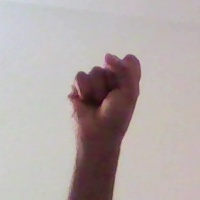
#> input picture HoG Code/original_a1.jpg, 200 x 200 px, given in place of the camera
$ python skinColour2.py   (Python 2 division)   (older library calls are emulated)
#> lines starting #> are read from the running program, lines starting #| are printed output that depends on the picture; after the words box and inside, x2 and y2 are one past the last pixel; in counts of white or black regions, pixels touching at a corner belong together
import cv2
import numpy as np
import math
cap = cv2.VideoCapture(0)
number1 = 0
while(cap.isOpened()):
    ret, img = cap.read()
#> img is the input picture: shape (200, 200, 3); mean B, G, R 168.1, 168.9, 179.2
    #Original = img[100:300, 100:300]
    cv2.rectangle(img,(300,300),(100,100),(0,255,0),0)
#> img: shape (200, 200, 3); 0.5% of pixels changed, all inside (x1, y1, x2, y2) = (100, 100, 200, 200)
    crop_img = img[100:300, 100:300]
    grey = cv2.cvtColor(crop_img, cv2.COLOR_BGR2GRAY)
    value = (35, 35)
    blurred = cv2.GaussianBlur(grey, value, 0)
    _, thresh1 = cv2.threshold(blurred, 127, 255,
                               cv2.THRESH_BINARY_INV+cv2.THRESH_OTSU)
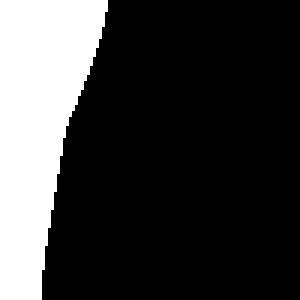
#> thresh1: shape (100, 100) (shown 3 times larger); 22.9% white; 1 white region
    cv2.imshow('Thresholded', thresh1)
    _,contours, hierarchy = cv2.findContours(thresh1.copy(),cv2.RETR_TREE, \
            cv2.CHAIN_APPROX_NONE)
#> contours = 1 contour; box (x1, y1, x2, y2) and area: (0, 0, 36, 100) 2164
    max_area = -1
    for i in range(len(contours)):
        cnt=contours[i]
        area = cv2.contourArea(cnt)
        if(area>max_area):
            max_area=area
            ci=i
#> this loop made 1 pass
#> (area, max_area, ci) on pass 1: (2164, 2164, 0)
#> after the loop, ci = 0; max_area = 2164
    cnt=contours[ci]
#> cnt = contour of 246 points, box (x1, y1, x2, y2) (0, 0, 36, 100), area 2164
    x,y,w,h = cv2.boundingRect(cnt)
#> x = 0; y = 0; w = 36; h = 100
    cv2.rectangle(crop_img,(x,y),(x+w,y+h),(0,0,255),0)
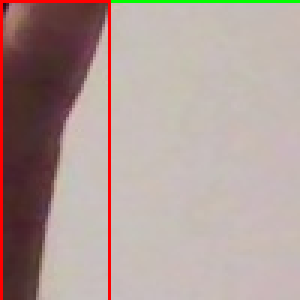
#> crop_img: shape (100, 100, 3) (shown 3 times larger); mean B, G, R 151, 156, 175.2
    hull = cv2.convexHull(cnt)
#> hull = [[35, 0], [35, 3], [34, 8], [13, 99], [0, 99], [0, 0]]
    drawing = np.zeros(crop_img.shape,np.uint8)
    cv2.drawContours(drawing,[cnt],0,(0,255,0),0)
    cv2.drawContours(drawing,[hull],0,(0,0,255),0)
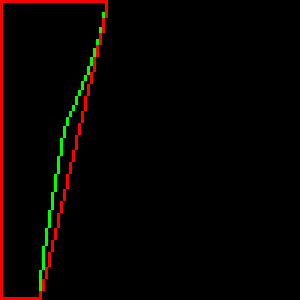
#> drawing: shape (100, 100, 3) (shown 3 times larger); mean of channels 0, 1, 2 0, 2.2, 6.3; drawn as B, G, R
    hull = cv2.convexHull(cnt,returnPoints = False)
#> hull = [211, 208, 203, 112, 99, 0]
    hull_1 = cv2.convexHull(cnt,returnPoints = True)
#> hull_1 = [[35, 0], [35, 3], [34, 8], [13, 99], [0, 99], [0, 0]]
    defects = cv2.convexityDefects(cnt,hull)
#> defects = [[112, 203, 165, 1305], [203, 208, 207, 201]]
    count_defects = 0
    cv2.drawContours(thresh1, contours, -1, (0,255,0), 3)
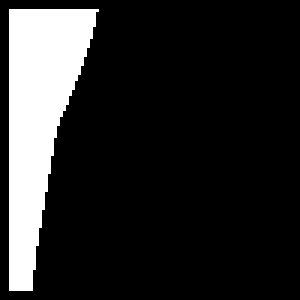
#> thresh1: shape (100, 100) (shown 3 times larger); 15.7% white; 1 white region, box (x1, y1, x2, y2) and area: (3, 3, 33, 97) 1574
    for i in range(defects.shape[0]):
        s,e,f,d = defects[i,0]
        start = tuple(cnt[s][0])
        end = tuple(cnt[e][0])
        far = tuple(cnt[f][0])
        a = math.sqrt((end[0] - start[0])**2 + (end[1] - start[1])**2)
        b = math.sqrt((far[0] - start[0])**2 + (far[1] - start[1])**2)
        c = math.sqrt((end[0] - far[0])**2 + (end[1] - far[1])**2)
        angle = math.acos((b**2 + c**2 - a**2)/(2*b*c)) * 57
        if angle <= 90:
            count_defects += 1
            cv2.circle(crop_img,far,1,[0,0,255],-1)
        #dist = cv2.pointPolygonTest(cnt,far,True)
        cv2.line(crop_img,start,end,[0,255,0],2)
        moments = cv2.moments(cnt)

         #Central mass of first order moments
        if moments['m00']!=0:
            cx = int(moments['m10']/moments['m00']) # cx = M10/M00
            cy = int(moments['m01']/moments['m00']) # cy = M01/M00
        centerMass=(cx,cy)
        #Draw center mass
        cv2.circle(crop_img,centerMass,7,[100,0,255],2)
        font = cv2.FONT_HERSHEY_SIMPLEX
        cv2.putText(crop_img,'Center',tuple(centerMass),font,2,(255,255,255),2)
#> this loop made 2 passes
#> (s, e, f, d, start, end, far, a) on passes 1 to 2: (112, 203, 165, 1305, (13, 99), (34, 8), (20, 46), 93.39), (203, 208, 207, 201, (34, 8), (35, 3), (34, 4), 5.1)
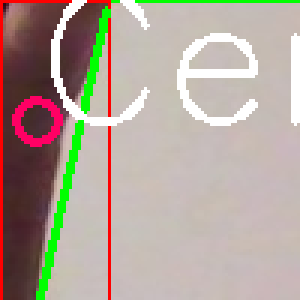
#> crop_img: shape (100, 100, 3) (shown 3 times larger); 10.37% of pixels changed, all inside (x1, y1, x2, y2) = (4, 0, 100, 100)
#> after the loop, count_defects = 0
        #cv2.circle(crop_img,far,5,[0,0,255],-1)
    if count_defects == 1:
        cv2.putText(img,"This is 2", (50,50), cv2.FONT_HERSHEY_SIMPLEX, 2, 2)
    elif count_defects == 2:
        strung = "This is 3"
        cv2.putText(img, strung, (5,50), cv2.FONT_HERSHEY_SIMPLEX, 2, 2)
    elif count_defects == 3:
        cv2.putText(img,"This is 4", (50,50), cv2.FONT_HERSHEY_SIMPLEX, 2, 2)
    elif count_defects == 4:
        cv2.putText(img,"This is 5", (50,50), cv2.FONT_HERSHEY_SIMPLEX, 2, 2)
    else:
        cv2.putText(img,"This is 1", (50,50),\
                    cv2.FONT_HERSHEY_SIMPLEX, 2, 2)
#> img: shape (200, 200, 3); mean B, G, R 166.5, 169, 178.6
    #cv2.imshow('drawing', drawing)
    #cv2.imshow('end', crop_img)
    cv2.imshow('Gesture', img)
    all_img = np.hstack((drawing, crop_img))
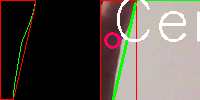
#> all_img: shape (100, 200, 3); mean of channels 0, 1, 2 76.6, 82.9, 91.6; drawn as B, G, R
    cv2.imshow('Contours', all_img)
    _,Original = cap.read()
    cv2.imshow('Original',Original[100:300, 100:300])
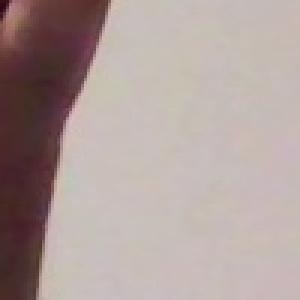
#> window 'Original': shape (100, 100, 3) (shown 3 times larger); mean B, G, R 154.6, 158.2, 173.6
    k = cv2.waitKey(10)
#> (key Esc is pressed here)

    if k == 27:
        break
    elif k == 83:
        number1 = number1+1
        number2 = str(number1)
        if int(number2) <= 30:
            cv2.imwrite(r'D:\VT\Comp Vision Assignments\Project\Code25_11_17\b\thresh_b'+number2+'.jpg',thresh1)
            cv2.imwrite(r'D:\VT\Comp Vision Assignments\Project\Code25_11_17\b\original_b'+number2+'.jpg',Original[100:300, 100:300])
            f1 = open(r'.\b\b_hull.txt','a')
            f2 = open(r'.\b\b_convexity.txt','a')
            f3 = open(r'.\b\b_area.txt','a')
            print s
            f1.write(str(hull_1))
            f1.write('\n@ @\n')
            f2.write(str(defects))
            f2.write('\n@ @\n')
            f3.write(str(max_area))
            f3.write('\n@ @\n')
            #f.write()
            f1.close()
            f2.close()
            f3.close()
        else:
            break
